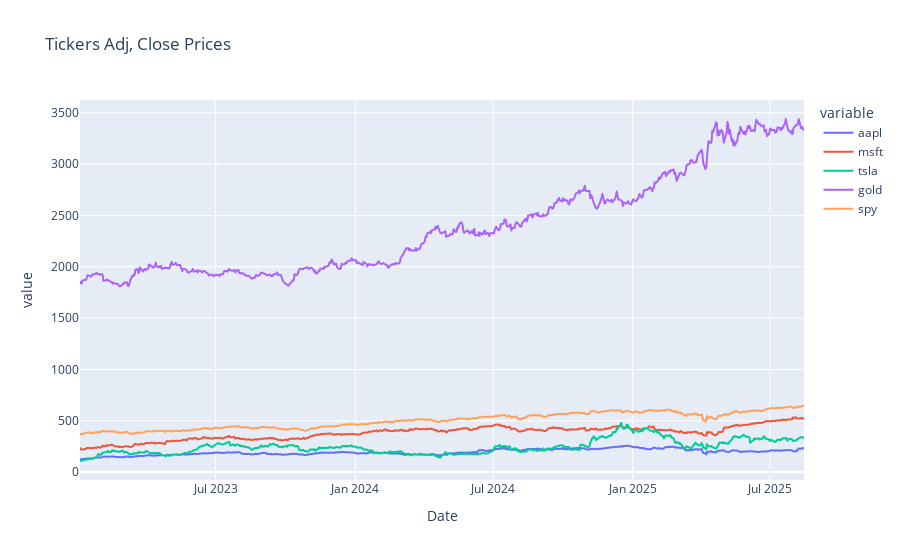

Source (notebook cell):
### Markdown cell above
## A Quick look at the prices

### Code cell
px.line(data_frame=df, title='Tickers Adj, Close Prices')

### Figure 1 — Plotly figure (JSON) as saved in the notebook; plotly's stock layout.template omitted (floating-point values rounded to 4 significant figures; data arrays with more than 128 entries replaced by an {"elided": "..."} marker saying what was removed)
{"data": [{"hovertemplate": "variable=aapl<br>Date=%{x}<br>value=%{y}<extra></extra>", "legendgroup": "aapl", "line": {"color": "#636efa", "dash": "solid"}, "marker": {"symbol": "circle"}, "mode": "lines", "name": "aapl", "showlegend": true, "type": "scattergl", "x": {"elided": "657 str values"}, "xaxis": "x", "y": {"elided": "657 float values"}, "yaxis": "y"}, {"hovertemplate": "variable=msft<br>Date=%{x}<br>value=%{y}<extra></extra>", "legendgroup": "msft", "line": {"color": "#EF553B", "dash": "solid"}, "marker": {"symbol": "circle"}, "mode": "lines", "name": "msft", "showlegend": true, "type": "scattergl", "x": {"elided": "657 str values"}, "xaxis": "x", "y": {"elided": "657 float values"}, "yaxis": "y"}, {"hovertemplate": "variable=tsla<br>Date=%{x}<br>value=%{y}<extra></extra>", "legendgroup": "tsla", "line": {"color": "#00cc96", "dash": "solid"}, "marker": {"symbol": "circle"}, "mode": "lines", "name": "tsla", "showlegend": true, "type": "scattergl", "x": {"elided": "657 str values"}, "xaxis": "x", "y": {"elided": "657 float values"}, "yaxis": "y"}, {"hovertemplate": "variable=gold<br>Date=%{x}<br>value=%{y}<extra></extra>", "legendgroup": "gold", "line": {"color": "#ab63fa", "dash": "solid"}, "marker": {"symbol": "circle"}, "mode": "lines", "name": "gold", "showlegend": true, "type": "scattergl", "x": {"elided": "657 str values"}, "xaxis": "x", "y": {"elided": "657 float values"}, "yaxis": "y"}, {"hovertemplate": "variable=spy<br>Date=%{x}<br>value=%{y}<extra></extra>", "legendgroup": "spy", "line": {"color": "#FFA15A", "dash": "solid"}, "marker": {"symbol": "circle"}, "mode": "lines", "name": "spy", "showlegend": true, "type": "scattergl", "x": {"elided": "657 str values"}, "xaxis": "x", "y": {"elided": "657 float values"}, "yaxis": "y"}], "layout": {"legend": {"title": {"text": "variable"}, "tracegroupgap": 0}, "title": {"text": "Tickers Adj, Close Prices"}, "xaxis": {"anchor": "y", "domain": [0, 1], "title": {"text": "Date"}}, "yaxis": {"anchor": "x", "domain": [0, 1], "title": {"text": "value"}}}}
